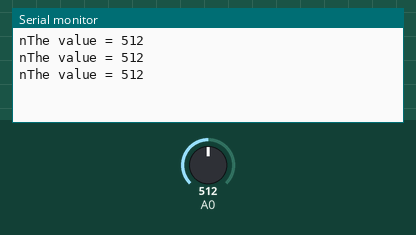
Recording of a sketch running on a simulated Arduino Uno, built with avr-gcc and run on an emulated ATmega328P. Shown: the last lines printed to the serial monitor. Inputs (shaded band) come from the test bench; at power-on: A0 = 512.

Above: at 1.3 s.
1.4 s: A0 set to 716
At 1.9 s:
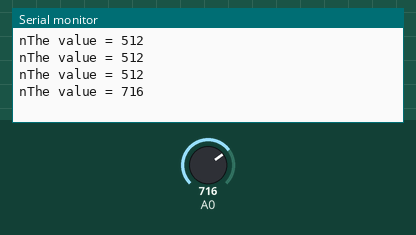
2.9 s: A0 set to 900
At 3.4 s:
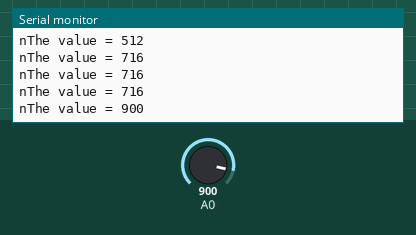
Timing chart, 0 to 5.9 s (numbered marks = the images above; inputs shaded):
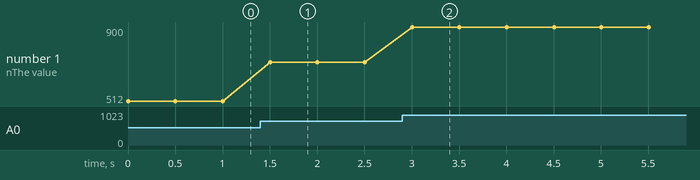

Measured:
- after the input at 1.4 s, the serial monitor: prints a new line after 0.10 s (image 1)
- after the input at 2.9 s, the serial monitor: prints a new line after 0.10 s (image 2)
- plotted number 1: 512 → 716 after the input at 1.4 s, 716 → 900 after the input at 2.9 s

The sketch:

light_Sensor.ino
```cpp
void setup(){

Serial.begin(9600);
pinMode(A0,INPUT);
}
void loop(){

int value = analogRead(A0);

Serial.print("\nnThe value = ");
Serial.print(value);
delay(500);
}
```
